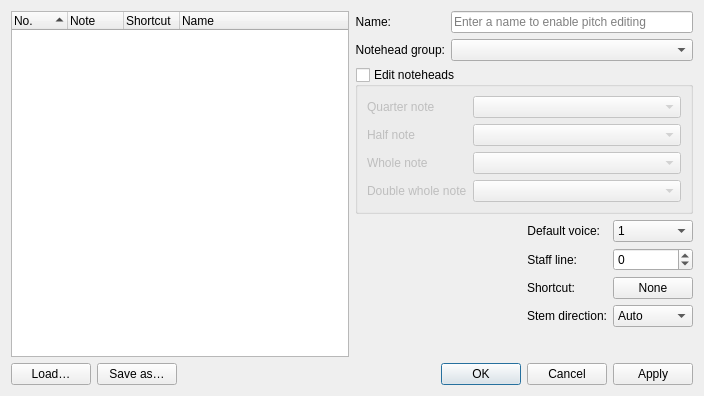
<?xml version="1.0" encoding="UTF-8"?>
<ui version="4.0">
 <class>CustomizeKitDialog</class>
 <widget class="QDialog" name="CustomizeKitDialog">
  <property name="geometry">
   <rect>
    <x>0</x>
    <y>0</y>
    <width>704</width>
    <height>396</height>
   </rect>
  </property>
  <property name="windowTitle">
   <string>Customize kit</string>
  </property>
  <layout class="QVBoxLayout" name="verticalLayout">
   <item>
    <layout class="QHBoxLayout" name="horizontalLayout_4">
     <item>
      <widget class="QTreeWidget" name="pitchList">
       <property name="minimumSize">
        <size>
         <width>250</width>
         <height>250</height>
        </size>
       </property>
       <property name="alternatingRowColors">
        <bool>true</bool>
       </property>
       <property name="indentation">
        <number>0</number>
       </property>
       <property name="rootIsDecorated">
        <bool>false</bool>
       </property>
       <property name="sortingEnabled">
        <bool>true</bool>
       </property>
       <property name="allColumnsShowFocus">
        <bool>true</bool>
       </property>
       <attribute name="headerDefaultSectionSize">
        <number>56</number>
       </attribute>
       <attribute name="headerMinimumSectionSize">
        <number>20</number>
       </attribute>
       <column>
        <property name="text">
         <string extracomment="Number">No.</string>
        </property>
       </column>
       <column>
        <property name="text">
         <string>Note</string>
        </property>
       </column>
       <column>
        <property name="text">
         <string>Shortcut</string>
        </property>
       </column>
       <column>
        <property name="text">
         <string>Name</string>
        </property>
       </column>
       <item>
        <property name="text">
         <string/>
        </property>
        <property name="text">
         <string/>
        </property>
        <property name="text">
         <string/>
        </property>
        <property name="text">
         <string/>
        </property>
       </item>
      </widget>
     </item>
     <item>
      <layout class="QFormLayout" name="formLayout_3">
       <item row="0" column="0">
        <widget class="QLabel" name="label">
         <property name="text">
          <string>Name:</string>
         </property>
         <property name="alignment">
          <set>Qt::AlignRight|Qt::AlignTrailing|Qt::AlignVCenter</set>
         </property>
         <property name="buddy">
          <cstring>name</cstring>
         </property>
        </widget>
       </item>
       <item row="0" column="1">
        <widget class="QLineEdit" name="name">
         <property name="placeholderText">
          <string>Enter a name to enable pitch editing</string>
         </property>
        </widget>
       </item>
       <item row="1" column="0">
        <widget class="QLabel" name="label_2">
         <property name="text">
          <string>Notehead group:</string>
         </property>
         <property name="alignment">
          <set>Qt::AlignRight|Qt::AlignTrailing|Qt::AlignVCenter</set>
         </property>
         <property name="buddy">
          <cstring>noteHead</cstring>
         </property>
        </widget>
       </item>
       <item row="1" column="1">
        <widget class="QComboBox" name="noteHead"/>
       </item>
       <item row="2" column="0" colspan="2">
        <widget class="QGroupBox" name="customGbox">
         <property name="title">
          <string>Edit noteheads</string>
         </property>
         <property name="checkable">
          <bool>true</bool>
         </property>
         <property name="checked">
          <bool>false</bool>
         </property>
         <layout class="QFormLayout" name="formLayout_2">
          <item row="0" column="0">
           <widget class="QLabel" name="quarterLbl">
            <property name="text">
             <string>Quarter note</string>
            </property>
            <property name="buddy">
             <cstring>quarterCmb</cstring>
            </property>
           </widget>
          </item>
          <item row="0" column="1">
           <widget class="QComboBox" name="quarterCmb"/>
          </item>
          <item row="1" column="0">
           <widget class="QLabel" name="halfLbl">
            <property name="text">
             <string>Half note</string>
            </property>
            <property name="buddy">
             <cstring>halfCmb</cstring>
            </property>
           </widget>
          </item>
          <item row="1" column="1">
           <widget class="QComboBox" name="halfCmb"/>
          </item>
          <item row="2" column="0">
           <widget class="QLabel" name="wholeLbl">
            <property name="text">
             <string>Whole note</string>
            </property>
            <property name="buddy">
             <cstring>wholeCmb</cstring>
            </property>
           </widget>
          </item>
          <item row="2" column="1">
           <widget class="QComboBox" name="wholeCmb"/>
          </item>
          <item row="3" column="0">
           <widget class="QLabel" name="doubleWholeLbl">
            <property name="text">
             <string>Double whole note</string>
            </property>
            <property name="buddy">
             <cstring>doubleWholeCmb</cstring>
            </property>
           </widget>
          </item>
          <item row="3" column="1">
           <widget class="QComboBox" name="doubleWholeCmb"/>
          </item>
         </layout>
        </widget>
       </item>
       <item row="3" column="0" colspan="2">
        <layout class="QHBoxLayout" name="horizontalLayout_2">
         <item>
          <spacer name="horizontalSpacer_3">
           <property name="orientation">
            <enum>Qt::Horizontal</enum>
           </property>
           <property name="sizeHint" stdset="0">
            <size>
             <width>0</width>
             <height>0</height>
            </size>
           </property>
          </spacer>
         </item>
         <item>
          <widget class="kn::palette::PaletteWidget" name="drumNote" native="true">
           <property name="sizePolicy">
            <sizepolicy hsizetype="Expanding" vsizetype="Expanding">
             <horstretch>0</horstretch>
             <verstretch>0</verstretch>
            </sizepolicy>
           </property>
           <property name="minimumSize">
            <size>
             <width>120</width>
             <height>0</height>
            </size>
           </property>
          </widget>
         </item>
         <item>
          <spacer name="horizontalSpacer_2">
           <property name="orientation">
            <enum>Qt::Horizontal</enum>
           </property>
           <property name="sizeHint" stdset="0">
            <size>
             <width>0</width>
             <height>0</height>
            </size>
           </property>
          </spacer>
         </item>
         <item>
          <layout class="QFormLayout" name="formLayout">
           <item row="0" column="0">
            <widget class="QLabel" name="label_5">
             <property name="text">
              <string>Default voice:</string>
             </property>
             <property name="alignment">
              <set>Qt::AlignRight|Qt::AlignTrailing|Qt::AlignVCenter</set>
             </property>
             <property name="buddy">
              <cstring>voice</cstring>
             </property>
            </widget>
           </item>
           <item row="0" column="1">
            <widget class="QComboBox" name="voice">
             <property name="minimumSize">
              <size>
               <width>50</width>
               <height>0</height>
              </size>
             </property>
             <item>
              <property name="text">
               <string>1</string>
              </property>
             </item>
             <item>
              <property name="text">
               <string>2</string>
              </property>
             </item>
             <item>
              <property name="text">
               <string>3</string>
              </property>
             </item>
             <item>
              <property name="text">
               <string>4</string>
              </property>
             </item>
            </widget>
           </item>
           <item row="1" column="0">
            <widget class="QLabel" name="label_3">
             <property name="text">
              <string>Staff line:</string>
             </property>
             <property name="alignment">
              <set>Qt::AlignRight|Qt::AlignTrailing|Qt::AlignVCenter</set>
             </property>
             <property name="buddy">
              <cstring>staffLine</cstring>
             </property>
            </widget>
           </item>
           <item row="1" column="1">
            <widget class="QSpinBox" name="staffLine">
             <property name="minimumSize">
              <size>
               <width>50</width>
               <height>0</height>
              </size>
             </property>
             <property name="minimum">
              <number>-12</number>
             </property>
            </widget>
           </item>
           <item row="2" column="0">
            <widget class="QLabel" name="label_6">
             <property name="text">
              <string>Shortcut:</string>
             </property>
             <property name="alignment">
              <set>Qt::AlignRight|Qt::AlignTrailing|Qt::AlignVCenter</set>
             </property>
            </widget>
           </item>
           <item row="3" column="0">
            <widget class="QLabel" name="label_4">
             <property name="text">
              <string>Stem direction:</string>
             </property>
             <property name="alignment">
              <set>Qt::AlignRight|Qt::AlignTrailing|Qt::AlignVCenter</set>
             </property>
             <property name="buddy">
              <cstring>stemDirection</cstring>
             </property>
            </widget>
           </item>
           <item row="3" column="1">
            <widget class="QComboBox" name="stemDirection">
             <property name="minimumSize">
              <size>
               <width>50</width>
               <height>0</height>
              </size>
             </property>
             <item>
              <property name="text">
               <string>Auto</string>
              </property>
             </item>
             <item>
              <property name="text">
               <string>Up</string>
              </property>
             </item>
             <item>
              <property name="text">
               <string>Down</string>
              </property>
             </item>
            </widget>
           </item>
           <item row="2" column="1">
            <widget class="QPushButton" name="shortcut">
             <property name="text">
              <string>None</string>
             </property>
            </widget>
           </item>
          </layout>
         </item>
        </layout>
       </item>
      </layout>
     </item>
    </layout>
   </item>
   <item>
    <layout class="QHBoxLayout" name="horizontalLayout">
     <item>
      <widget class="QPushButton" name="loadButton">
       <property name="text">
        <string>Load…</string>
       </property>
      </widget>
     </item>
     <item>
      <widget class="QPushButton" name="saveButton">
       <property name="text">
        <string>Save as…</string>
       </property>
      </widget>
     </item>
     <item>
      <spacer name="horizontalSpacer">
       <property name="orientation">
        <enum>Qt::Horizontal</enum>
       </property>
      </spacer>
     </item>
     <item>
      <widget class="QDialogButtonBox" name="buttonBox">
       <property name="orientation">
        <enum>Qt::Horizontal</enum>
       </property>
       <property name="standardButtons">
        <set>QDialogButtonBox::Apply|QDialogButtonBox::Cancel|QDialogButtonBox::Ok</set>
       </property>
      </widget>
     </item>
    </layout>
   </item>
  </layout>
 </widget>
 <customwidgets>
  <customwidget>
   <class>kn::palette::PaletteWidget</class>
   <extends>QWidget</extends>
   <header>palette/widgets/palettewidget.h</header>
   <container>1</container>
  </customwidget>
 </customwidgets>
 <tabstops>
  <tabstop>pitchList</tabstop>
  <tabstop>name</tabstop>
  <tabstop>noteHead</tabstop>
  <tabstop>customGbox</tabstop>
  <tabstop>quarterCmb</tabstop>
  <tabstop>halfCmb</tabstop>
  <tabstop>wholeCmb</tabstop>
  <tabstop>doubleWholeCmb</tabstop>
  <tabstop>voice</tabstop>
  <tabstop>staffLine</tabstop>
  <tabstop>shortcut</tabstop>
  <tabstop>stemDirection</tabstop>
  <tabstop>loadButton</tabstop>
  <tabstop>saveButton</tabstop>
 </tabstops>
 <resources/>
 <connections>
  <connection>
   <sender>buttonBox</sender>
   <signal>accepted()</signal>
   <receiver>CustomizeKitDialog</receiver>
   <slot>accept()</slot>
   <hints>
    <hint type="sourcelabel">
     <x>248</x>
     <y>254</y>
    </hint>
    <hint type="destinationlabel">
     <x>157</x>
     <y>274</y>
    </hint>
   </hints>
  </connection>
  <connection>
   <sender>buttonBox</sender>
   <signal>rejected()</signal>
   <receiver>CustomizeKitDialog</receiver>
   <slot>reject()</slot>
   <hints>
    <hint type="sourcelabel">
     <x>316</x>
     <y>260</y>
    </hint>
    <hint type="destinationlabel">
     <x>286</x>
     <y>274</y>
    </hint>
   </hints>
  </connection>
 </connections>
</ui>
